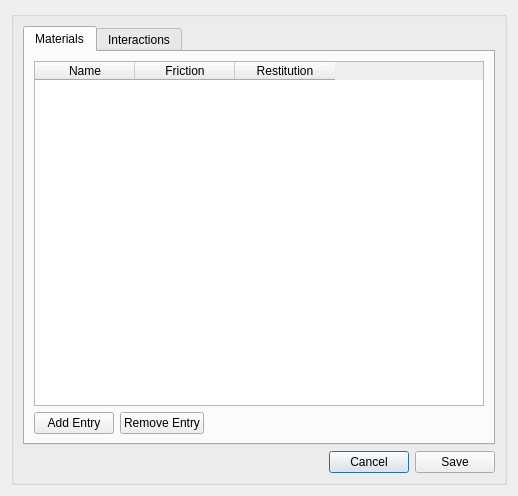
<?xml version="1.0" encoding="UTF-8"?>
<ui version="4.0">
 <class>PhysicsMaterialEditor</class>
 <widget class="QDialog" name="PhysicsMaterialEditor">
  <property name="windowModality">
   <enum>Qt::ApplicationModal</enum>
  </property>
  <property name="geometry">
   <rect>
    <x>0</x>
    <y>0</y>
    <width>518</width>
    <height>496</height>
   </rect>
  </property>
  <property name="sizePolicy">
   <sizepolicy hsizetype="Preferred" vsizetype="Preferred">
    <horstretch>0</horstretch>
    <verstretch>0</verstretch>
   </sizepolicy>
  </property>
  <property name="minimumSize">
   <size>
    <width>0</width>
    <height>0</height>
   </size>
  </property>
  <property name="maximumSize">
   <size>
    <width>16777215</width>
    <height>16777215</height>
   </size>
  </property>
  <property name="font">
   <font>
    <family>Segoe UI</family>
   </font>
  </property>
  <property name="windowTitle">
   <string>Physics Materials Editor</string>
  </property>
  <layout class="QGridLayout" name="gridLayout">
   <item row="0" column="0">
    <widget class="QGroupBox" name="groupBox">
     <property name="title">
      <string/>
     </property>
     <layout class="QGridLayout" name="gridLayout_2">
      <item row="11" column="0">
       <layout class="QHBoxLayout" name="horizontalLayout_2">
        <item>
         <spacer name="horizontalSpacer">
          <property name="orientation">
           <enum>Qt::Horizontal</enum>
          </property>
          <property name="sizeHint" stdset="0">
           <size>
            <width>40</width>
            <height>20</height>
           </size>
          </property>
         </spacer>
        </item>
        <item>
         <widget class="QPushButton" name="cancelButton">
          <property name="sizePolicy">
           <sizepolicy hsizetype="Maximum" vsizetype="Fixed">
            <horstretch>0</horstretch>
            <verstretch>0</verstretch>
           </sizepolicy>
          </property>
          <property name="maximumSize">
           <size>
            <width>16777215</width>
            <height>16777215</height>
           </size>
          </property>
          <property name="text">
           <string>Cancel</string>
          </property>
         </widget>
        </item>
        <item>
         <widget class="QPushButton" name="saveButton">
          <property name="sizePolicy">
           <sizepolicy hsizetype="Maximum" vsizetype="Fixed">
            <horstretch>0</horstretch>
            <verstretch>0</verstretch>
           </sizepolicy>
          </property>
          <property name="text">
           <string>Save</string>
          </property>
         </widget>
        </item>
       </layout>
      </item>
      <item row="10" column="0">
       <widget class="QTabWidget" name="tabWidget">
        <property name="currentIndex">
         <number>0</number>
        </property>
        <widget class="QWidget" name="tab">
         <attribute name="title">
          <string>Materials</string>
         </attribute>
         <layout class="QGridLayout" name="gridLayout_3">
          <item row="0" column="0">
           <widget class="QTableWidget" name="materialsWidget">
            <property name="selectionMode">
             <enum>QAbstractItemView::SingleSelection</enum>
            </property>
            <property name="columnCount">
             <number>3</number>
            </property>
            <attribute name="horizontalHeaderMinimumSectionSize">
             <number>100</number>
            </attribute>
            <attribute name="verticalHeaderVisible">
             <bool>false</bool>
            </attribute>
            <column>
             <property name="text">
              <string>Name</string>
             </property>
            </column>
            <column>
             <property name="text">
              <string>Friction</string>
             </property>
            </column>
            <column>
             <property name="text">
              <string>Restitution</string>
             </property>
            </column>
           </widget>
          </item>
          <item row="3" column="0">
           <layout class="QHBoxLayout" name="horizontalLayout">
            <item>
             <widget class="QPushButton" name="addButton">
              <property name="text">
               <string>Add Entry</string>
              </property>
             </widget>
            </item>
            <item>
             <widget class="QPushButton" name="removeButton">
              <property name="text">
               <string>Remove Entry</string>
              </property>
             </widget>
            </item>
            <item>
             <spacer name="horizontalSpacer_2">
              <property name="orientation">
               <enum>Qt::Horizontal</enum>
              </property>
              <property name="sizeHint" stdset="0">
               <size>
                <width>40</width>
                <height>20</height>
               </size>
              </property>
             </spacer>
            </item>
           </layout>
          </item>
         </layout>
        </widget>
        <widget class="QWidget" name="tab_2">
         <attribute name="title">
          <string>Interactions</string>
         </attribute>
         <layout class="QGridLayout" name="gridLayout_4">
          <item row="0" column="0">
           <widget class="QTableWidget" name="interactionWidget"/>
          </item>
         </layout>
        </widget>
       </widget>
      </item>
     </layout>
    </widget>
   </item>
  </layout>
 </widget>
 <tabstops>
  <tabstop>tabWidget</tabstop>
 </tabstops>
 <resources/>
 <connections/>
</ui>
